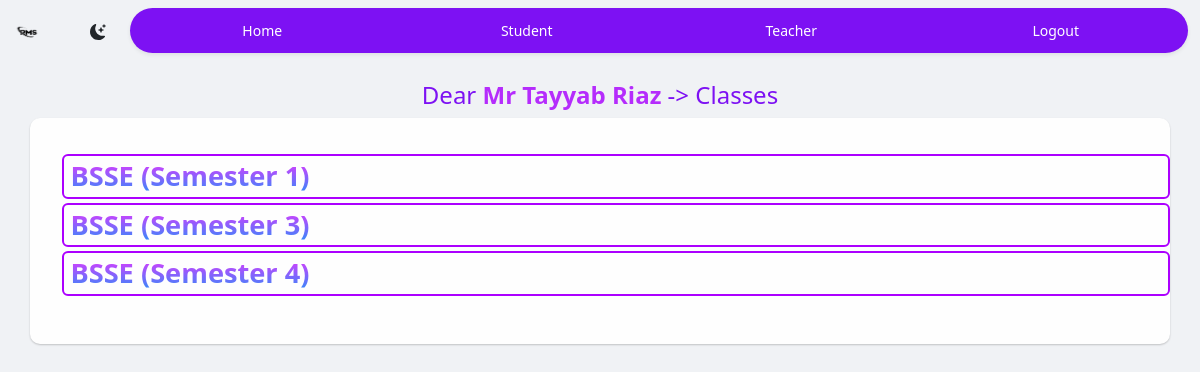
/StudentPanel.php (signed in), run on the app's committed database.
### tables this page shows
CREATE TABLE `studentcombination` (
  `No` int(11) NOT NULL,
  `StudentID` int(11) NOT NULL,
  `ClassID` int(11) NOT NULL,
  `TeacherID` int(11) NOT NULL
);

CREATE TABLE `class` (
  `ClassID` int(11) NOT NULL,
  `Classname` varchar(30) NOT NULL,
  `TeacherID` int(11) NOT NULL
);

### StudentPanel.php (the view, shortened to what this page needs)
<!DOCTYPE html>
<html lang="en">
<head>
  <link rel="stylesheet" href="style/CSS/style.min.css">
  <link href="bootstrap/dist/css/bootstrap.min.css" rel="stylesheet">
</head>
<body class="dark-theme">
  <?php include "nevbar.php"; ?>
  <section class="TeacherClasses ">
    <h4>Dear
      <?php
      if (isset($_SESSION['Name'])) {
        echo "<a class='links' href='StudentPanel.php'>" . $_SESSION['Name'] . "</a> -> Classes";
      }
      else {
        echo "<a href='logout.php'>Login...</a>";
      } ?>
    </h4>
  <div class="container dark-theme-light" style="padding: 2em 0px 2em 0px;border-radius: 10px;">
    <div class="Classlist">
      <ol id="classlist" class="ManageContainer">
        <?php
        $StudentID = $_SESSION['SID'];
        include 'submit/dbconnect.php';
        $query = "SELECT `studentcombination`.`ClassID`,`class`.`Classname`
        FROM studentcombination
        INNER JOIN class
        ON `studentcombination`.`ClassID`=`class`.`ClassID`
        Where `studentcombination`.`StudentID` = '$StudentID';";
        if ($result = mysqli_query($link, $query)) {
          if (mysqli_num_rows($result) > 0) {
            while ($row = mysqli_fetch_array($result)) {
              echo '
                        <a id="TheClass' . $row['ClassID'] . '" href="StudentResult.php?ClassID=' . $row['ClassID'] . '">
                          <div class="ManageSubject">' . $row['Classname'] . '</div>
                        </a>
                    ';
            }
          }
          else {
            echo "No Class";
          }
        }
        ?>
      </ol>
    </div>
  </div>
  </section>
</body>
</html>

### data on the page
studentcombination: ClassID.Classname "BSSE (Semester 1)"
studentcombination: ClassID.Classname "BSSE (Semester 3)"
studentcombination: ClassID.Classname "BSSE (Semester 4)"

### other printed values
$_SESSION['Name'] "Mr Tayyab Riaz"
